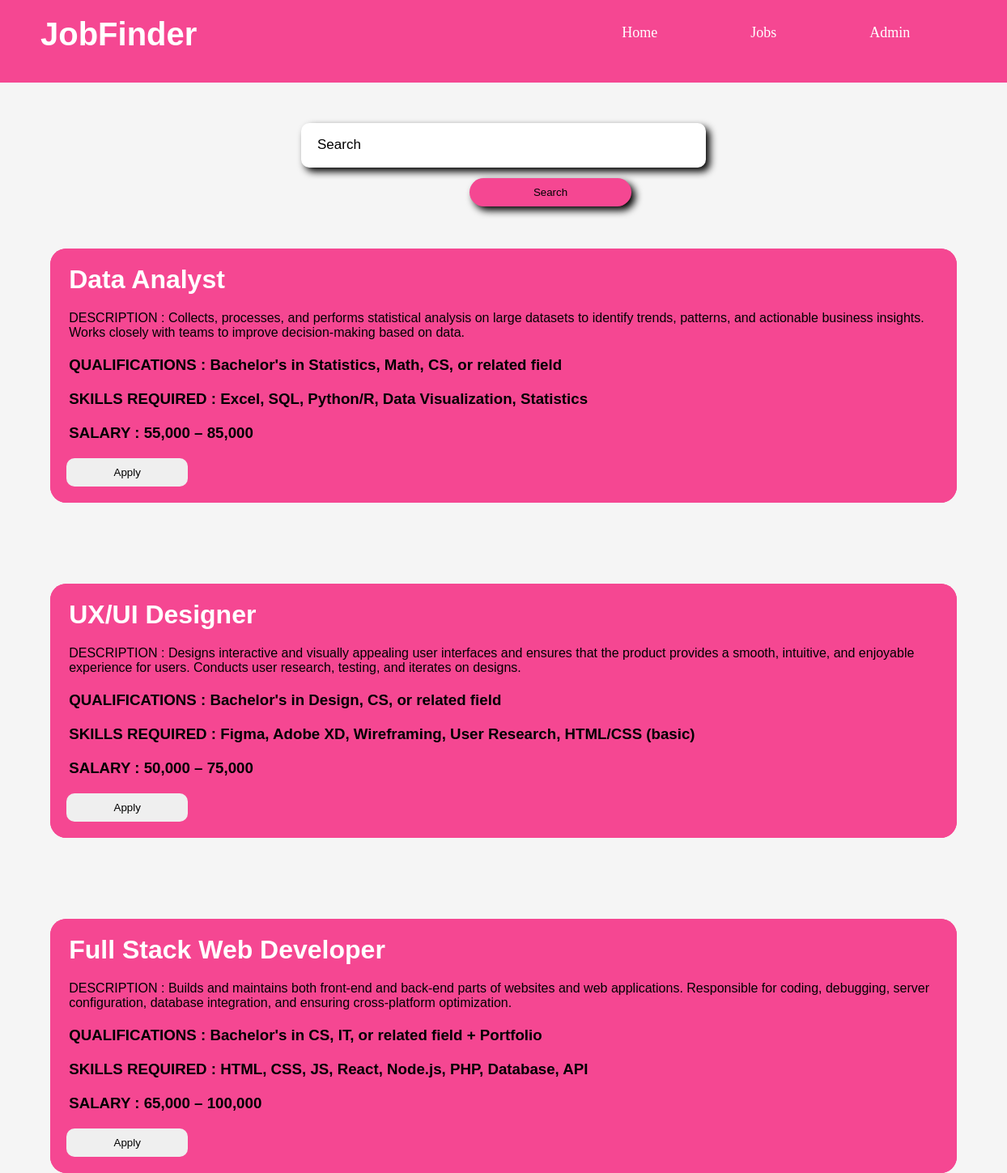
Page /jobs on the committed database.
### job_finder_app/models.py (models this page shows)
class job(models.Model):
    job_name=models.CharField(max_length=255,null=True)
    job_description=models.CharField(max_length=255,null=True)
    qualification=models.CharField(max_length=255,null=True)
    skills=models.CharField(max_length=255,null=True)
    salary=models.CharField(max_length=255,null=True)

### job_finder_app/views.py (the view)
# urls.py: path('jobs',jobs),
def jobs(request):
    all_datas=job.objects.all()
    obj={"all":all_datas}
    return render(request,"jobs.html",obj)

### job_finder_app/templates/jobs.html (shortened to what this page needs)
{% load static %}
<!DOCTYPE html>
<html lang="en">
<head>
    <link rel="stylesheet" href="{% static 'jobs_page.css' %}">
</head>
<body>
    <header class="header">
        <h1 class="logo">JobFinder</h1>
        <nav>
          <ul>
            <li><a href="home">Home</a></li>
            <li><a href="jobs">Jobs</a></li>
            <li><a href="admin_page">Admin</a></li>
          </ul>
        </nav>
    </header>
    <form action="search" method="POST" class="search_form">
        <input type="text" name="job_name" placeholder="Search" id="search_input">
        <input type="submit" value="Search" id="search_button">
    </form>
    {% for i in all %}
    <div class="container">
        <div class="items">
            <h1>{{i.job_name}}</h1>
            <p>DESCRIPTION : {{i.job_description}}</p>
            <h3>QUALIFICATIONS : {{i.qualification}}</h3>
            <h3>SKILLS REQUIRED : {{i.skills}}</h3>
            <h3>SALARY : {{i.salary}}</h3>
            <a href="/one/{{i.id}}"><button>Apply</button></a>
        </div>
    </div>
    {% endfor %}
</body>
</html>

### job_finder_app/static/jobs_page.css (style rules this page uses)
* { padding: 0%; margin: 0px; box-sizing: border-box; }
body { background-color: whitesmoke; }
.header { display: flex; justify-content: space-between; padding: 20px; background-color: #f54792; }
.header h1 { font-size: 40px; font-family: Arial, Helvetica, sans-serif; color: white; cursor: pointer; padding-left: 30px; }
.header ul { display: flex; padding: 10px; list-style-type: none; margin-left: 500px; }
li { padding: 0px 100px 0px 0px; }
nav ul li a { text-decoration: none; color: white; font-size: 18px; padding: 10px 15px; position: relative; transition: color 0.3s; }
nav ul li a::after { content: ""; position: absolute; left: 0; bottom: -3px; width: 100%; height: 2px; background-color: black; transform: scaleX(0); transition: transform 0.3s ease-in-out; }
.search_form { margin: 50px; display: flex; justify-self: center; }
#search_input { padding: 20px; width: 500px; border-radius: 10px; border: none; box-shadow: 5px 5px 10px black; }
.search_form input::placeholder { color: black; font-size: 17px; }
#search_button { padding: 10px; width: 200px; border-radius: 20px; border: none; box-shadow: 5px 5px 10px black; position: absolute; top: 220px; left: 580px; background-color: #f54792; margin-bottom: 100px; }
.container { width: 90%; background-color: #f54792; border-radius: 20px; justify-self: center; margin: 100px 30px 0px 30px; }
.items { font-family: Arial, Helvetica, sans-serif; background-color: #f54792; border-radius: 20px; }
.items h1 { color: white; padding: 20px 0px 20px 23px; }
.items p { color: black; padding: 0px 0px 20px 23px; }
.items h3 { color: black; padding: 0px 0px 20px 23px; }
.items button { width: 150px; padding: 10px; margin: 0px 0px 20px 20px; border-radius: 10px; border: none; cursor: pointer; }

### rows in the picture
job: job_name "Data Analyst", job_description "Collects, processes, and performs statistical analysis on large datasets to identify trends, patterns, and actionable business insights. Works closely with teams to improve decision-making based on data.", qualification "Bachelor's in Statistics, Math, CS, or related field", skills "Excel, SQL, Python/R, Data Visualization, Statistics", salary "55,000 – 85,000"
job: job_name "UX/UI Designer", job_description "Designs interactive and visually appealing user interfaces and ensures that the product provides a smooth, intuitive, and enjoyable experience for users. Conducts user research, testing, and iterates on designs.", qualification "Bachelor's in Design, CS, or related field", skills "Figma, Adobe XD, Wireframing, User Research, HTML/CSS (basic)", salary "50,000 – 75,000"
job: job_name "Full Stack Web Developer", job_description "Builds and maintains both front-end and back-end parts of websites and web applications. Responsible for coding, debugging, server configuration, database integration, and ensuring cross-platform optimization.", qualification "Bachelor's in CS, IT, or related field + Portfolio", skills "HTML, CSS, JS, React, Node.js, PHP, Database, API", salary "65,000 – 100,000"
